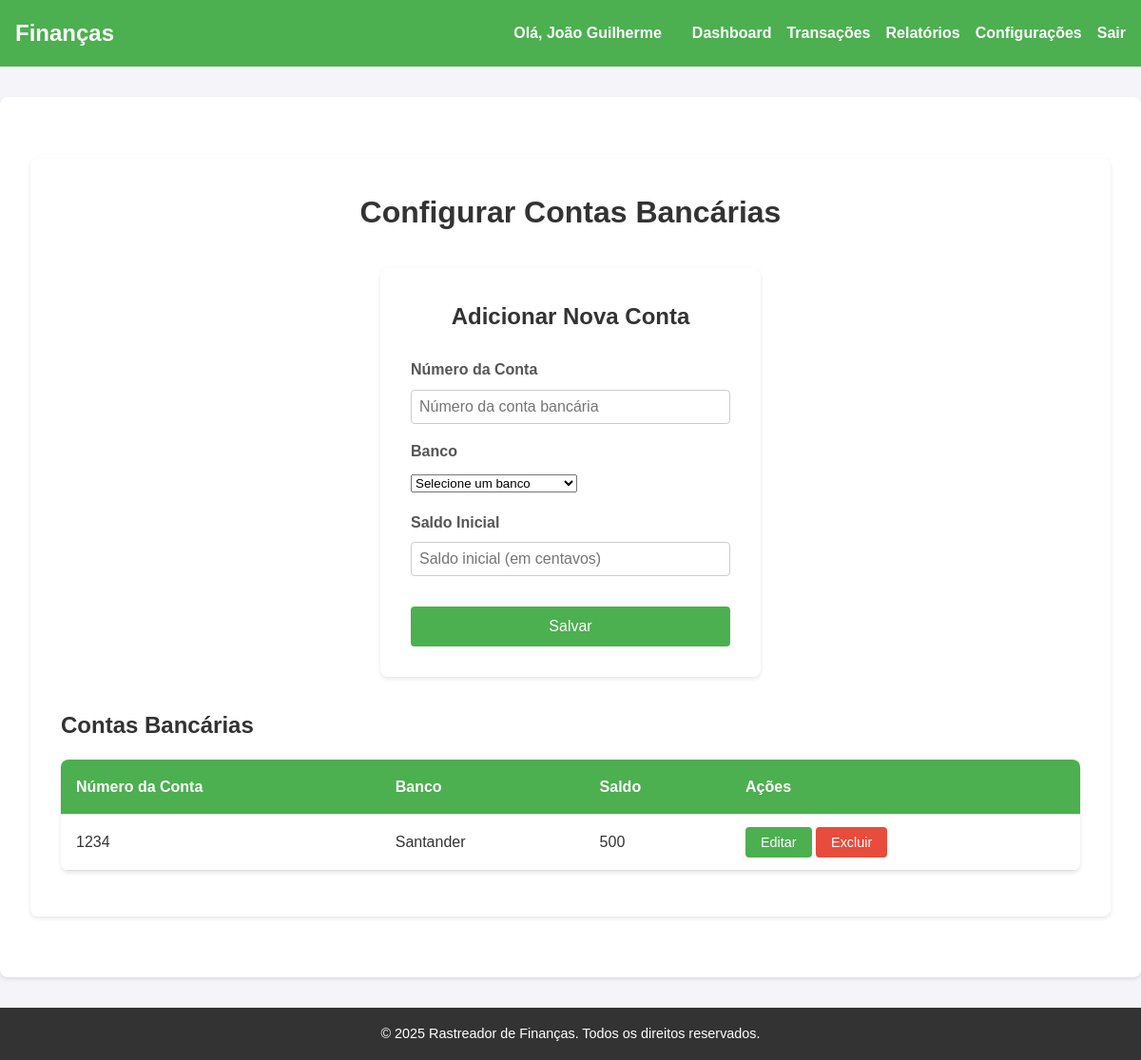
Page /configuracoes/contas (signed in) on the committed database.
### models.py (models this page shows, shortened)
class BankAccount(db.Model):
    id = db.Column(db.Integer, primary_key=True)
    account_number = db.Column(db.String(20), nullable=False, unique=True)
    balance_cents = db.Column(db.Integer, nullable=False, default=0)
    user_id = db.Column(db.Integer, db.ForeignKey('user.id'), nullable=False)
    bank_id = db.Column(db.Integer, db.ForeignKey('bank.id'), nullable=False)
    created_at = db.Column(db.DateTime, nullable=False, default=datetime.utcnow)
    transactions = db.relationship('Transaction', backref='bank_account', lazy=True)

class Bank(db.Model):
    id = db.Column(db.Integer, primary_key=True)
    name = db.Column(db.String(100), nullable=False, unique=True)
    bank_accounts = db.relationship('BankAccount', backref='bank', lazy=True)
    credit_cards = db.relationship('CreditCard', backref='bank', lazy=True)

### app.py (the view)
@app.route('/configuracoes/contas', methods=['GET', 'POST'])
def configuracoes_contas():
    if not session['user_id']:
        return redirect(url_for('login'))
    banks = Bank.query.all()
    bank_accounts = BankAccount.query.filter_by(user_id=session['user_id']).all()
    return render_template('configurar_contas.html', banks=banks, bank_accounts=bank_accounts)

### templates/configurar_contas.html (shortened to what this page needs)
{% extends "layout.html" %}
{% block content %}
<main class="container">
    <h1 class="page-title">Configurar Contas Bancárias</h1>
    <div class="form-container">
        <h2>Adicionar Nova Conta</h2>
        <form method="POST" action="/configuracoes/contas/adicionar" class="form">
            <div class="form-group">
                <label for="account-number">Número da Conta</label>
                <input type="text" id="account-number" name="account_number" placeholder="Número da conta bancária" required>
            </div>
            <div class="form-group">
                <label for="bank-id">Banco</label>
                <select id="bank-id" name="bank_id" required>
                    <option value="" disabled selected>Selecione um banco</option>
                </select>
            </div>
            <div class="form-group">
                <label for="balance-cents">Saldo Inicial</label>
                <input type="number" id="balance-cents" name="balance_cents" placeholder="Saldo inicial (em centavos)" required>
            </div>
            <button type="submit" class="btn">Salvar</button>
        </form>
    </div>
    <div class="table-container">
        <h2>Contas Bancárias</h2>
        <table class="styled-table">
            <thead>
                <tr>
                    <th>Número da Conta</th>
                    <th>Banco</th>
                    <th>Saldo</th>
                    <th>Ações</th>
                </tr>
            </thead>
            <tbody>
                {% for account in bank_accounts %}
                <tr>
                    <td>{{ account.account_number }}</td>
                    <td>{{ account.bank.name }}</td>
                    <td>{{ account.balance_cents }}</td>
                    <td>
                        <a href="/configuracoes/contas/editar/{{ account.id }}" class="btn edit-btn">Editar</a>
                        <a href="/configuracoes/contas/excluir/{{ account.id }}" class="btn delete-btn">Excluir</a>
                    </td>
                </tr>
                {% endfor %}
            </tbody>
        </table>
    </div>
</main>
{% endblock content %}

### static/styles.css (style rules this page uses)
* { margin: 0; padding: 0; box-sizing: border-box; }
body { font-family: Arial, sans-serif; background-color: #f4f4f9; color: #333; line-height: 1.6; }
main .container { max-width: 1200px; margin: 2rem auto; padding: 0 1rem; background: white; border-radius: 8px; box-shadow: 0 2px 4px rgba(0, 0, 0, 0.1); padding: 2rem; }
.form-container { max-width: 400px; margin: 2rem auto; background: white; padding: 2rem; border-radius: 8px; box-shadow: 0 2px 4px rgba(0, 0, 0, 0.1); text-align: center; }
.form-container h2 { margin-bottom: 1.5rem; color: #333; }
.form .form-group { margin-bottom: 1rem; text-align: left; }
.form label { display: block; margin-bottom: 0.5rem; font-weight: bold; color: #555; }
.form input { width: 100%; padding: 0.5rem; border: 1px solid #ccc; border-radius: 4px; font-size: 1rem; }
.form .btn { width: 100%; padding: 0.75rem; background-color: #4CAF50; color: white; border: none; border-radius: 4px; font-size: 1rem; cursor: pointer; margin-top: 1rem; }
.page-title { text-align: center; margin-bottom: 2rem; font-size: 2rem; color: #333; }

### templates/configurar_contas.html (style rules this page uses)
.table-container { margin-top: 2rem; }
.styled-table { width: 100%; border-collapse: collapse; margin: 1rem 0; font-size: 1rem; text-align: left; border-radius: 8px; overflow: hidden; box-shadow: 0 2px 4px rgba(0, 0, 0, 0.1); }
.styled-table thead tr { background-color: #4CAF50; color: white; text-align: left; font-weight: bold; }
.styled-table th, .styled-table td { padding: 1rem; border-bottom: 1px solid #ddd; }
.styled-table .btn { padding: 0.5rem 1rem; font-size: 0.9rem; border-radius: 4px; text-decoration: none; color: white; background-color: #4CAF50; transition: background-color 0.3s ease; }
.styled-table .delete-btn { background-color: #e74c3c; }

### rows in the picture
BankAccount: account_number "1234", bank.name "Santander", balance_cents "500"

### other values in the picture
{{ session['username'] }} "João Guilherme"
